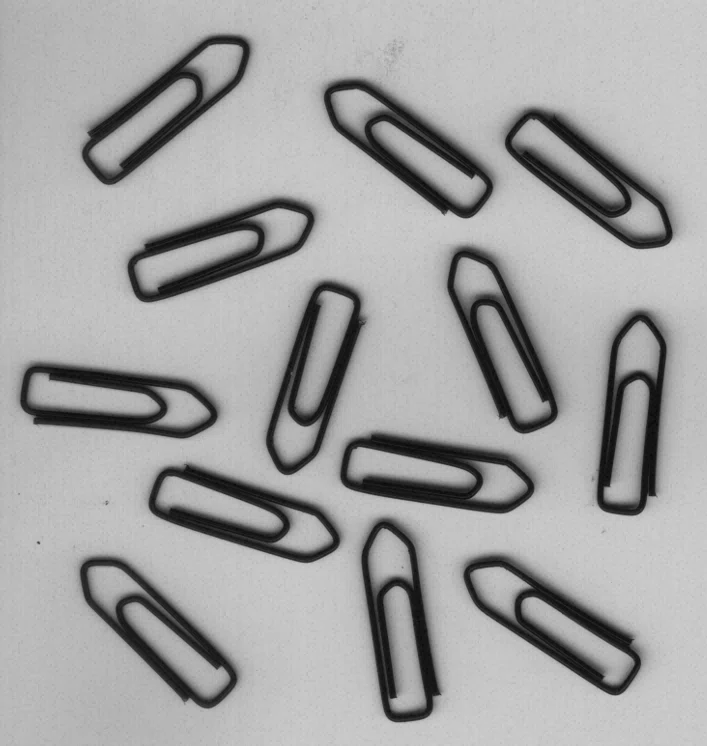
//> input picture work1/paperclips.jpg, 707 x 746 px
$ ./main   (built with g++ and OpenCV 4)
//> lines starting //> are read from the running program, lines starting //| are printed output that depends on the picture; after the words box and inside, x2 and y2 are one past the last pixel; in counts of white or black regions, pixels touching at a corner belong together
#pragma execution_character_set("utf-8")

#include <opencv2/opencv.hpp>
#include <opencv2/geometry.hpp>
#include <iostream>
#include <string>
#include <vector>

using namespace std;

int main() {
    // ---------------- 1. 读图 ----------------
    const string imagePath = "paperclips.jpg";
    cv::Mat img = cv::imread(imagePath);
//> img is the input picture: 746 rows x 707 cols, CV_8UC3; mean B, G, R 163.2, 163.2, 163.2
    if (img.empty()) {
        cout << "图片加载失败！确认当前工作目录下有 " << imagePath << endl;
        return -1;
    }

    // 窗口太大屏幕放不下时等比缩小（后面的面积阈值按比例算，缩放不影响判断）
    if (img.cols > 1000) {
        double scale = 1000.0 / img.cols;
        cv::resize(img, img, cv::Size(), scale, scale);
    }
    cout << "图片尺寸: " << img.cols << " x " << img.rows << endl;
//| 图片尺寸: 707 x 746

    // ---------------- 2. 灰度 + 二值化 ----------------
    // 回形针是深色、背景是浅色，用 THRESH_BINARY_INV 让回形针变成白色前景
    cv::Mat gray, binary;
    cv::cvtColor(img, gray, cv::COLOR_BGR2GRAY);
    cv::threshold(gray, binary, 0, 255, cv::THRESH_BINARY_INV | cv::THRESH_OTSU);
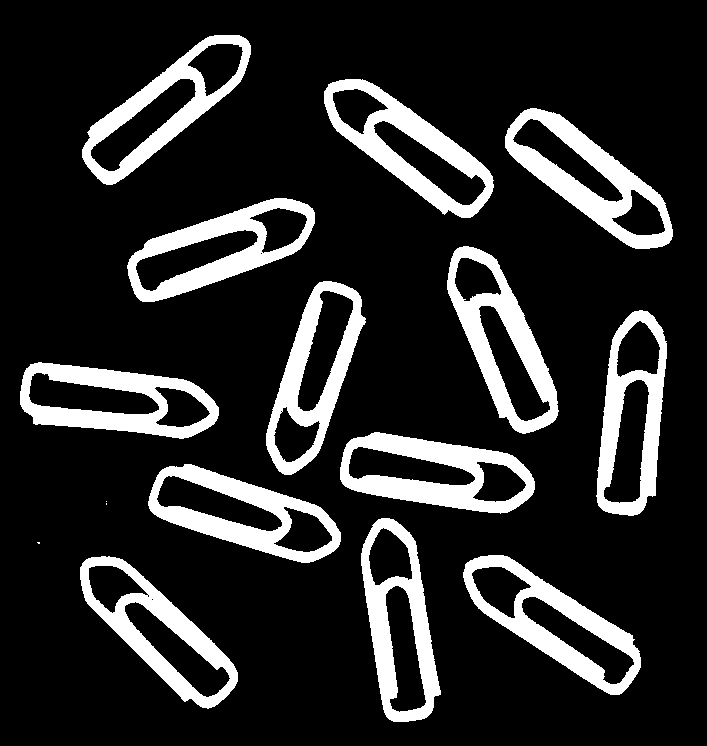
//> binary: 746 rows x 707 cols, CV_8UC1; 16.3% white; 16 white regions (3 under 20 px), largest, box (x1, y1, x2, y2) and area: (505, 108, 673, 249) 7263, (340, 432, 535, 514) 7177, (324, 79, 494, 218) 6893

    // 闭运算：补上管子上的小断口和反光孔，让每枚回形针连成一个整体
    cv::Mat kernel = cv::getStructuringElement(cv::MORPH_RECT, cv::Size(5, 5));
    cv::morphologyEx(binary, binary, cv::MORPH_CLOSE, kernel);
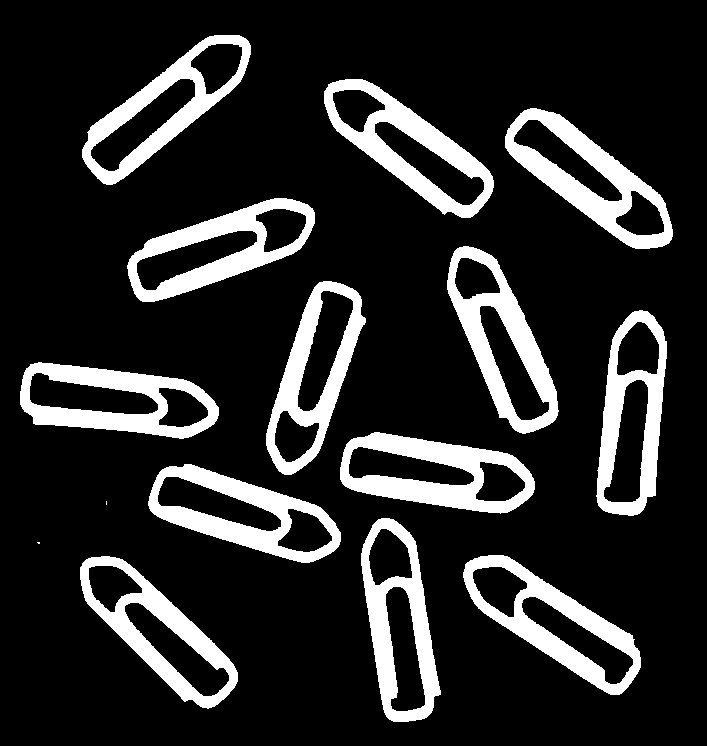
//> binary: 746 rows x 707 cols, CV_8UC1; 16.4% white; 15 white regions (2 under 20 px)

    // ---------------- 3. 找轮廓 ----------------
    vector<vector<cv::Point>> contours;
    cv::findContours(binary, contours, cv::RETR_EXTERNAL, cv::CHAIN_APPROX_SIMPLE);
//> contours = 15 contours, 2 with area under 20; largest, box (x1, y1, x2, y2) and area: (463, 555, 641, 695) 11226, (340, 432, 535, 514) 11001, (505, 108, 673, 249) 11000, (324, 79, 494, 218) 10991, (447, 246, 559, 434) 10842
    cout << "外轮廓总数: " << contours.size() << endl;
//| 外轮廓总数: 15

    // ---------------- 4. 面积过滤 ----------------
    // 这里是之前数出 0 的地方，原因是回形针"空心"：
    //   RETR_EXTERNAL 拿到的是最外层轮廓，contourArea 算的是这条闭合曲线
    //   "围住"的整片面积，管子围出的中空部分也算在内。
    // 本图实测：管壁像素面积只有 6000~7300，但外轮廓面积是 10514~11226，
    // 所以原来 (area > 500 && area < 10000) 的上界压在真实值下方，13 枚全被筛掉。
    // 改成按整图面积的比例来卡：回形针约占整图 2%，取 0.6% ~ 6% 留足余量。
    double minArea = img.rows * img.cols * 0.006; // 小于 0.6%：反光碎屑、噪点
//> minArea = 3164.5
    double maxArea = img.rows * img.cols * 0.06;  // 大于 6%  ：背景大块、多枚粘连
//> maxArea = 31645.3
    cout << "有效面积区间: " << minArea << " ~ " << maxArea << endl;
//| 有效面积区间: 3164.53 ~ 31645.3

    // ---------------- 5. 画框 + 编号 ----------------
    cv::Mat result = img.clone();
    int count = 0;

    for (size_t i = 0; i < contours.size(); i++) {
        double area = cv::contourArea(contours[i]);

        if (area <= minArea || area >= maxArea) {
            cout << "第 " << i + 1 << " 个轮廓面积 " << area << "  -> 忽略" << endl;
            continue;
        }

        cout << "第 " << i + 1 << " 个轮廓面积 " << area << "  -> 计为回形针" << endl;
        count++;

        // 最小外接矩形比正矩形更贴合斜放的回形针
        cv::RotatedRect rect = cv::minAreaRect(contours[i]);
        cv::Point2f pts[4];
        rect.points(pts);
        for (int j = 0; j < 4; j++) {
            cv::line(result, pts[j], pts[(j + 1) % 4], cv::Scalar(0, 0, 255), 2);
        }

        cv::Point2f c = rect.center;
        cv::putText(result, to_string(count),
            cv::Point((int)(c.x - 10), (int)(c.y + 8)),
            cv::FONT_HERSHEY_SIMPLEX, 0.8, cv::Scalar(255, 0, 0), 2);
    }
//> this loop made 15 passes
//> (area, rect) on passes 1, 2, 4, 6, 7, 8, 9, 10, 11, 12: (10710.5, centre (155.5, 628), size (62.1, 195.9), angle -44.7), (11226, centre (550.3, 619.7), size (62.7, 203.6), angle -57.3), (10827.5, centre (398, 619), size (59.7, 204.8), angle -9.4), (10812.5, centre (245.8, 514.3), size (62, 195.6), angle -72), (11001, centre (437.8, 473.2), size (63, 195), angle -81), (10826.5, centre (119.2, 400.9), size (62.4, 199.4), angle -84.4), (10712.5, centre (631.6, 412.2), size (205.5, 59.8), angle -85.4), (10514.5, centre (312, 378.5), size (198.8, 62), angle -70.4), (10842.5, centre (500.7, 337.1), size (64, 198.4), angle -22.4), (10721.5, centre (222.1, 247.2), size (196.7, 61.7), angle -18.4)
//| 第 1 个轮廓面积 10710.5  -> 计为回形针
//| 第 2 个轮廓面积 11226  -> 计为回形针
//| 第 3 个轮廓面积 1.5  -> 忽略
//| 第 4 个轮廓面积 10827.5  -> 计为回形针
//| 第 5 个轮廓面积 0  -> 忽略
//| 第 6 个轮廓面积 10812.5  -> 计为回形针
//| 第 7 个轮廓面积 11001  -> 计为回形针
//| 第 8 个轮廓面积 10826.5  -> 计为回形针
//> (output is shown up to pass 8 of 15)
//> pass 1, `cv::putText(result, to_string(count), cv::Point((int)(c.x - 10), (int)..`:
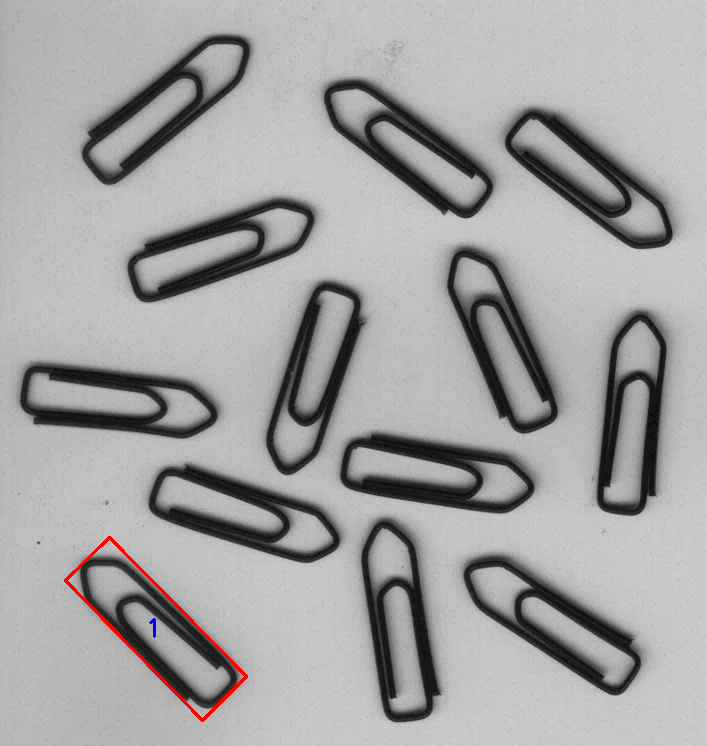
//> result: 746 rows x 707 cols, CV_8UC3; 0.32% of pixels changed, all inside (x1, y1, x2, y2) = (64, 536, 248, 722)
//> pass 2, `cv::putText(result, to_string(count), cv::Point((int)(c.x - 10), (int)..`:
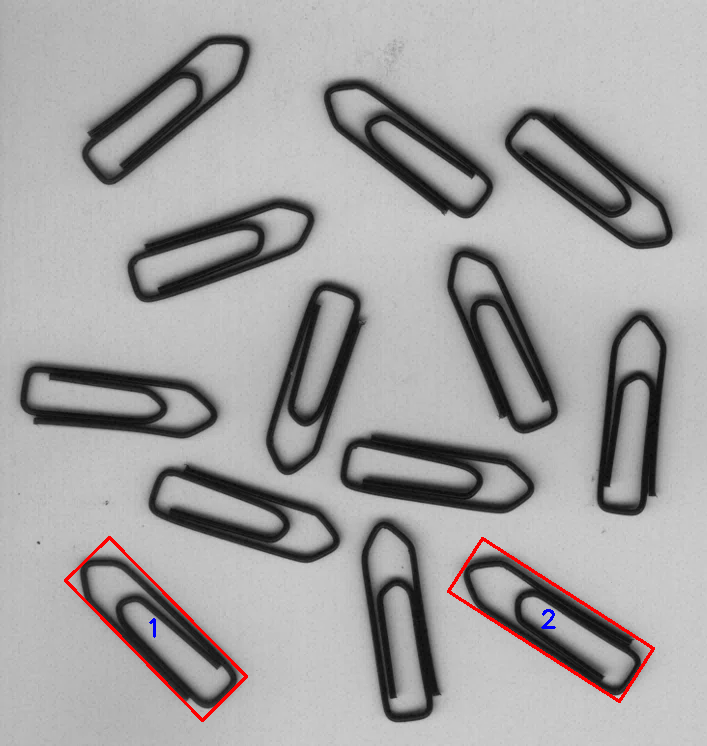
//> result: 746 rows x 707 cols, CV_8UC3; 0.36% of pixels changed, all inside (x1, y1, x2, y2) = (447, 537, 655, 703)
//> after the loop:
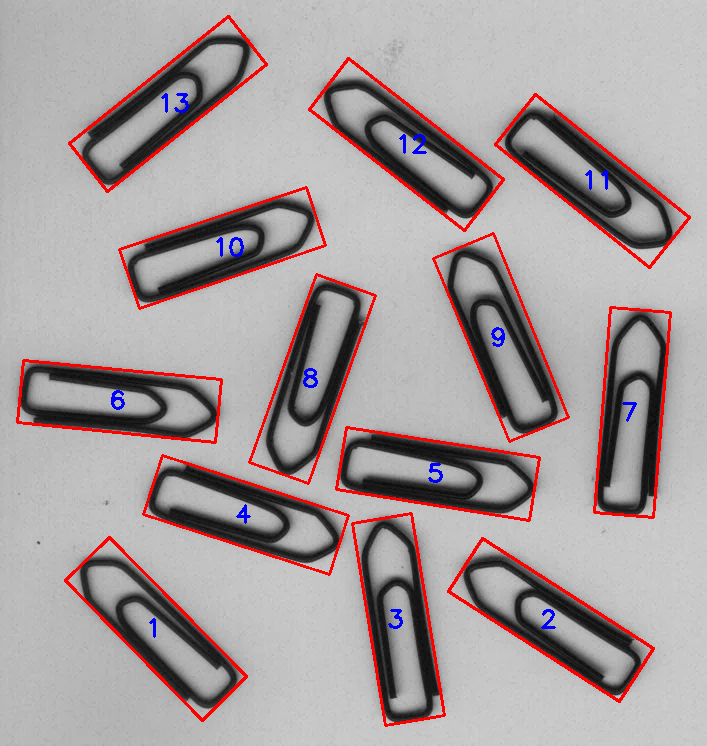
//> result: 746 rows x 707 cols, CV_8UC3; 3.53% of pixels changed, all inside (x1, y1, x2, y2) = (16, 15, 691, 727)
//> after the loop, count = 13

    cv::putText(result, "Total: " + to_string(count), cv::Point(20, 50),
        cv::FONT_HERSHEY_SIMPLEX, 1.5, cv::Scalar(0, 255, 255), 3);
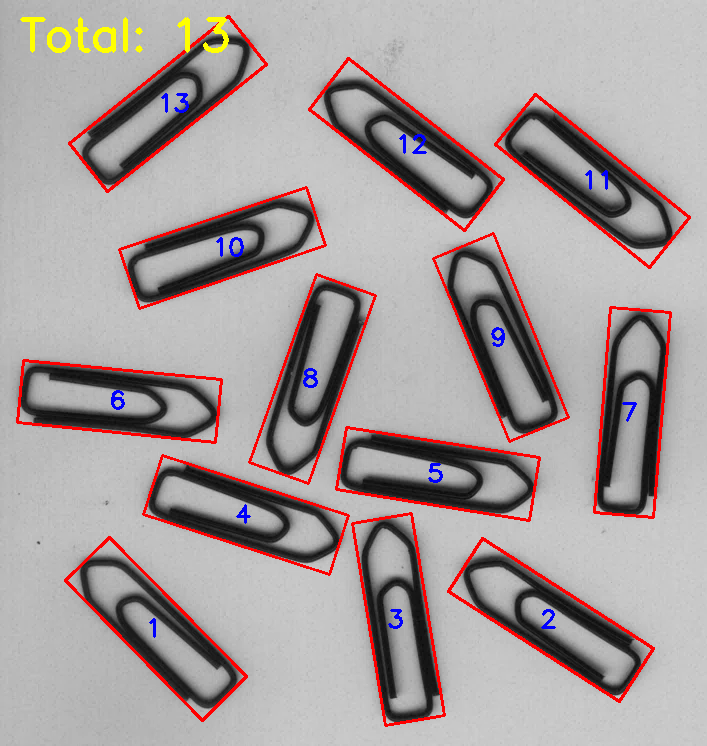
//> result: 746 rows x 707 cols, CV_8UC3; 0.38% of pixels changed, all inside (x1, y1, x2, y2) = (20, 17, 229, 53)

    cout << "======================================" << endl;
    cout << "识别完成，共找到 " << count << " 个回形针。" << endl;
//| 识别完成，共找到 13 个回形针。
    cout << "======================================" << endl;

    cv::imwrite("result.png", result); // 窗口关掉也能回看结果

    cv::imshow("1. Binary Image", binary);
    cv::imshow("2. Final Result", result);
    cv::waitKey(0);
    return 0;
}
